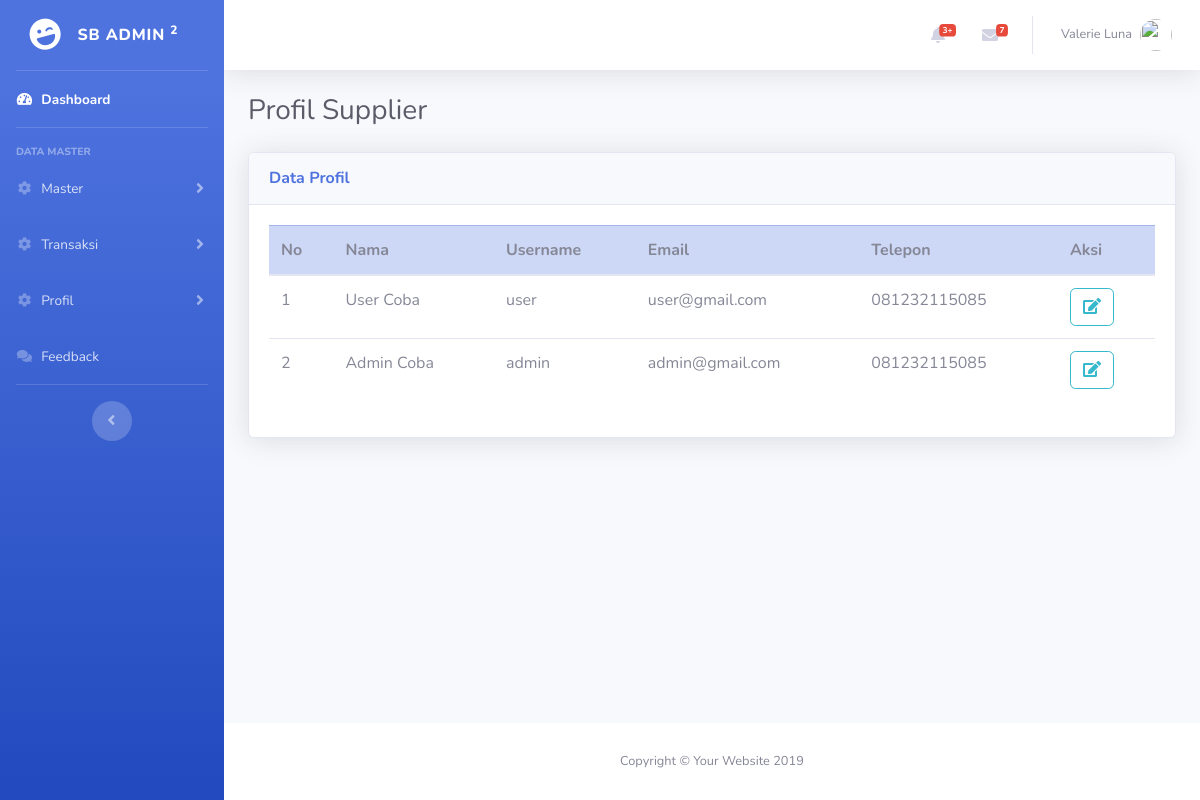
Before: /index.php/admin/profil_supplier with the older database file.
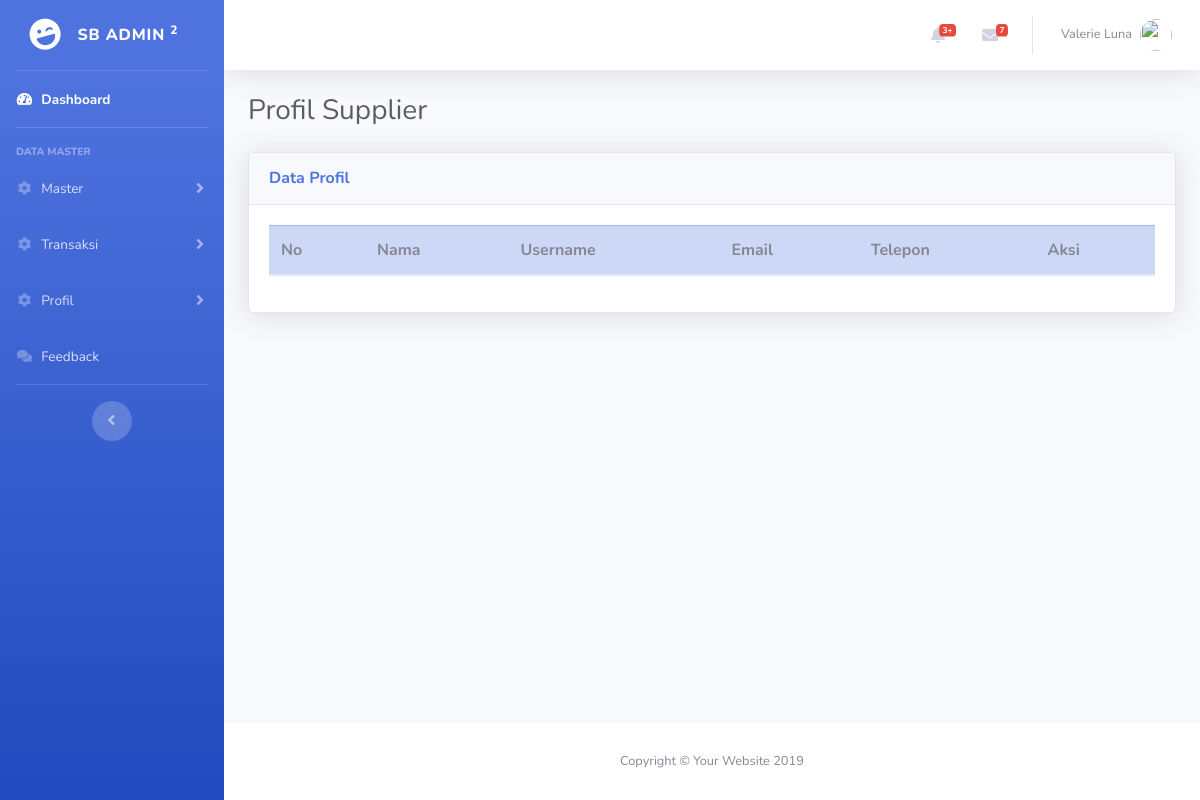
After: the same page with the newer database file.
### tables this page shows
CREATE TABLE `user` (
  `id_user` int(7) NOT NULL,
  `id_role` int(1) NOT NULL,
  `nama_lengkap` varchar(100) NOT NULL,
  `username` varchar(50) NOT NULL,
  `email` varchar(50) NOT NULL,
  `password` varchar(2555) NOT NULL,
  `telp` varchar(13) NOT NULL,
  `foto` varchar(255) NOT NULL,
  `status_active` enum('0','1') NOT NULL,
  `kode_email` varchar(7) DEFAULT NULL,
  `created_at` datetime NOT NULL DEFAULT CURRENT_TIMESTAMP
);

### application/controllers/admin/Profil_supplier.php (called while the page is built, shortened)
<?php
class Profil_supplier extends CI_Controller
{
    public function __construct()
    {
        $this->load->library('form_validation');
        $this->load->model('ModelApp');
        $this->load->helper('url');
    }
    public function index()
    {
        $data['title'] = 'Profil Supplier ';
        $select = '*';
        $tbl = 'user';
        $data['profil'] = $this->ModelApp->getData($select, $tbl)->result_array();
        $this->load->view('backend/profil/profil_supplier', $data);
    }
}

### index.php (called while the page is built, shortened)
<?php
require_once BASEPATH.'core/CodeIgniter.php';

### application/models/ModelApp.php (called while the page is built, shortened)
<?php
class ModelApp extends CI_Model
{
    public function getData($select, $tbl, $where = null, $order = null, $order_by = null, $limit = null, $offset = null)
    {
        $this->db->select($select);
        $this->db->from($tbl);
        return $this->db->get();
    }
}

### application/views/backend/profil/profil_supplier.php (the view, shortened to what this page needs)
<div class="container-fluid">
  <div class="d-sm-flex align-items-center justify-content-between mb-4">
    <h1 class="h3 mb-0 text-gray-800">Profil Supplier</h1>
  </div>
  <div class="row">
    <div class="col-lg-12">
      <div class="card shadow mb-4">
        <div class="card-header py-3 d-flex flex-row align-items-center justify-content-between">
          <h6 class="m-0 font-weight-bold text-primary">Data Profil</h6>
        </div>
        <div class="card-body">
          <div class="responsive">
            <table class="table table-hover">
              <thead class="table-primary">
                <th>No</th>
                <th>Nama</th>
                <th>Username</th>
                <th>Email</th>
                <th>Telepon</th>
                <th>Aksi</th>
              </thead>
              <tbody>
                <?php $no = 1;
                foreach ($profil as $key => $value) { ?>
                  <tr>
                    <td><?= $no ?></td>
                    <td><?= $value['nama_lengkap'] ?></td>
                    <td><?= $value['username'] ?></td>
                    <td><?= $value['email'] ?></td>
                    <td><?= $value['telp'] ?></td>
                    <td>
                      <a href="<?= base_url('admin/profil_supplier/ubah/' . $value['id_user']) ?>" class="btn btn-outline-info"><span class="fa fa-edit"></span></a>
                  </td>
                  </tr>
                <?php $no++;
                } ?>
              </tbody>
            </table>
          </div>
      </div>
    </div>
  </div>
</div>
</div>

Changed rows visible on the page:
removed user: nama_lengkap "User Coba", username "user", email "user@gmail.com", telp "081232115085"
removed user: nama_lengkap "Admin Coba", username "admin", email "admin@gmail.com", telp "081232115085"
